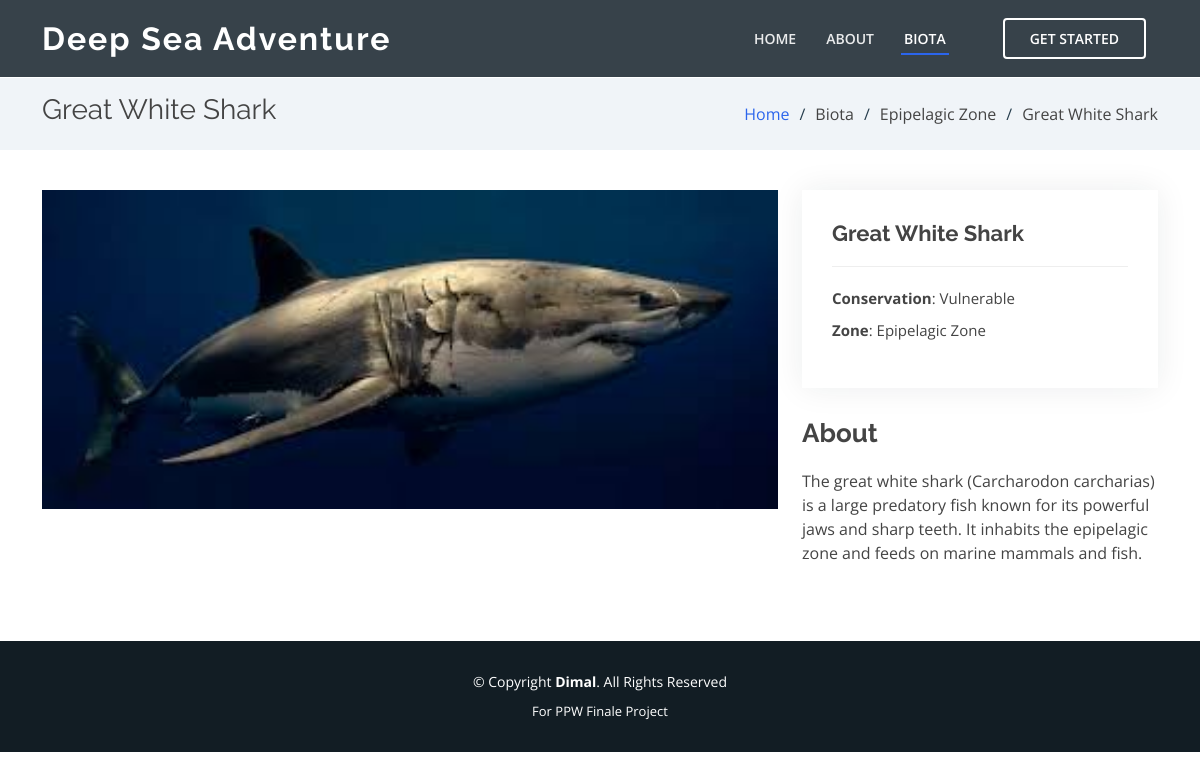
The page /animal.php?id=2 on the database its author committed.
### tables this page shows
CREATE TABLE `marine_biota` (
  `biota_id` int(11) NOT NULL,
  `biota_name` varchar(255) NOT NULL,
  `biota_description` text DEFAULT NULL,
  `depth_zone_id` int(11) DEFAULT NULL,
  `image_path` varchar(255) DEFAULT NULL,
  `conservation_status` varchar(50) DEFAULT NULL
);

CREATE TABLE `depth_zones` (
  `depth_zone_id` int(11) NOT NULL,
  `depth_zone_name` varchar(255) NOT NULL,
  `depth_zone_description` text DEFAULT NULL,
  `min_depth` float NOT NULL,
  `max_depth` float NOT NULL
);

### functions/functions.php (called while the page is built, shortened)
<?php
include_once "conn.php";
function getAnimal($id){
    global $mysql;
    $allData = [];
    $query = "SELECT m.*,d.depth_zone_name AS depth_name FROM marine_biota m JOIN depth_zones d ON m.depth_zone_id=d.depth_zone_id AND m.biota_id='$id'";
    $res = mysqli_query($mysql,$query);
    while($row=mysqli_fetch_assoc($res)){
        $allData[] = $row;
    }
    return $allData[0];
}

### animal.php (the view, shortened to what this page needs)
<?php
include_once "functions/functions.php";
$animal = getAnimal($_GET["id"]);
?>
<!DOCTYPE html>
<html lang="en">
<head>
  <link href="assets/vendor/aos/aos.css" rel="stylesheet">
  <link href="assets/vendor/bootstrap/css/bootstrap.min.css" rel="stylesheet">
  <link href="assets/vendor/bootstrap-icons/bootstrap-icons.css" rel="stylesheet">
  <link href="assets/vendor/boxicons/css/boxicons.min.css" rel="stylesheet">
  <link href="assets/vendor/glightbox/css/glightbox.min.css" rel="stylesheet">
  <link href="assets/vendor/remixicon/remixicon.css" rel="stylesheet">
  <link href="assets/vendor/swiper/swiper-bundle.min.css" rel="stylesheet">
  <link href="assets/css/style.css" rel="stylesheet">
</head>
<body>
  <header id="header" class="fixed-top header-inner-pages">
    <div class="container d-flex align-items-center justify-content-between">
      <h1 class="logo"><a href="./">Deep Sea Adventure</a></h1>
      <nav id="navbar" class="navbar">
        <ul>
          <li><a class="nav-link scrollto " href="./">Home</a></li>
          <li><a class="nav-link scrollto" href="./#about">About</a></li>
          <li><a class="nav-link scrollto active " href="./#portfolio">Biota</a></li>
          <li><a class="getstarted scrollto" href="quis/">
            <?php
            if(isset($_COOKIE["user_id"])){
              echo getName($_COOKIE["user_id"]);
            }else{
              echo "Get Started";
            }
            ?>
          </a></li>
        </ul>
      </nav>
    </div>
  </header>
  <main id="main">
    <section id="breadcrumbs" class="breadcrumbs">
      <div class="container">
        <div class="d-flex justify-content-between align-items-center">
          <h2><?=$animal["biota_name"]?></h2>
          <ol>
            <li><a href="./">Home</a></li>
            <li>Biota</li>
            <li><?=$animal["depth_name"]?></li>
            <li><?=$animal["biota_name"]?></li>
          </ol>
        </div>
      </div>
    </section>
    <section id="portfolio-details" class="portfolio-details">
      <div class="container">
        <div class="row gy-4">
          <div class="col-lg-8">
            <div class="portfolio-details-slider swiper">
              <div class="swiper-wrapper align-items-center">
                <div class="swiper-slide">
                  <img src="assets/<?=$animal["image_path"]?>" alt="">
                </div>
              </div>
            </div>
          </div>
          <div class="col-lg-4">
            <div class="portfolio-info">
              <h3><?=$animal['biota_name']?></h3>
              <ul>
                <li><strong>Conservation</strong>: <?=$animal["conservation_status"]?></li>
                <li><strong>Zone</strong>: <?=$animal["depth_name"]?></li>
              </ul>
            </div>
            <div class="portfolio-description">
              <h2>About</h2>
              <p>
              <?=$animal["biota_description"]?>
              </p>
            </div>
          </div>
        </div>
      </div>
    </section>
  </main>
  <footer id="footer">
    <div class="container">
      <div class="copyright">
        &copy; Copyright <strong><span>Dimal</span></strong>. All Rights Reserved
      </div>
      <div class="credits">
        For PPW Finale Project
      </div>
    </div>
  </footer>
</body>
</html>

### assets/css/style.css (style rules this page uses)
body { font-family: "Open Sans", sans-serif; color: #444444; }
a { color: #2B65EC; text-decoration: none; }
h1, h2, h3, h4, h5, h6 { font-family: "Raleway", sans-serif; }
#header { transition: all 0.5s; z-index: 997; padding: 20px 0; }
#header.header-scrolled, #header.header-inner-pages { background: rgba(21, 34, 43, 0.85); padding: 10px 0; }
#header .logo { font-size: 32px; margin: 0; padding: 0; line-height: 1; font-weight: 700; letter-spacing: 2px; }
#header .logo a { color: #fff; }
.navbar { padding: 0; }
.navbar ul { margin: 0; padding: 0; display: flex; list-style: none; align-items: center; }
.navbar li { position: relative; }
.navbar>ul>li { white-space: nowrap; padding: 8px 12px; }
.navbar a, .navbar a:focus { display: flex; align-items: center; position: relative; justify-content: space-between; padding: 0 3px; font-size: 14px; text-transform: uppercase; font-weight: 600; color: rgba(255, 255, 255, 0.9); white-space: nowrap; transition: 0.3s; }
.navbar>ul>li>a:before { content: ""; position: absolute; width: 100%; height: 2px; bottom: -6px; left: 0; background-color: #2B65EC; visibility: hidden; width: 0px; transition: all 0.3s ease-in-out 0s; }
.navbar a:hover:before, .navbar li:hover>a:before, .navbar .active:before { visibility: visible; width: 100%; }
.navbar a:hover, .navbar .active, .navbar .active:focus, .navbar li:hover>a { color: #fff; }
.navbar .getstarted, .navbar .getstarted:focus { padding: 8px 25px; margin-left: 30px; border-radius: 4px; color: #fff; border: 2px solid #fff; }
.navbar>ul>li>.getstarted:before { visibility: hidden; }
section { padding: 60px 0; overflow: hidden; }
.portfolio-details { padding-top: 40px; }
.portfolio-details .portfolio-details-slider img { width: 100%; }
.portfolio-details .portfolio-info { padding: 30px; box-shadow: 0px 0 30px rgba(21, 34, 43, 0.08); }
.portfolio-details .portfolio-info h3 { font-size: 22px; font-weight: 700; margin-bottom: 20px; padding-bottom: 20px; border-bottom: 1px solid #eee; }
.portfolio-details .portfolio-info ul { list-style: none; padding: 0; font-size: 15px; }
.portfolio-details .portfolio-info ul li+li { margin-top: 10px; }
.portfolio-details .portfolio-description { padding-top: 30px; }
.portfolio-details .portfolio-description h2 { font-size: 26px; font-weight: 700; margin-bottom: 20px; }
.portfolio-details .portfolio-description p { padding: 0; }
.breadcrumbs { padding: 15px 0; background: #f0f4f8; min-height: 40px; margin-top: 78px; }
.breadcrumbs h2 { font-size: 28px; font-weight: 400; }
.breadcrumbs ol { display: flex; flex-wrap: wrap; list-style: none; padding: 0; margin: 0; }
.breadcrumbs ol li+li { padding-left: 10px; }
.breadcrumbs ol li+li::before { display: inline-block; padding-right: 10px; color: #263d4d; content: "/"; }
#footer { background: #121d24; padding: 0 0 30px 0; color: #fff; font-size: 14px; }
#footer .copyright { text-align: center; padding-top: 30px; }
#footer .credits { padding-top: 10px; text-align: center; font-size: 13px; color: #fff; }

### rows shown on the page
marine_biota: biota_name "Great White Shark", depth_zone.depth_zone_name "Epipelagic Zone", image_path (picture), conservation_status "Vulnerable", biota_description "The great white shark (Carcharodon carcharias) is a large predatory fish known for its powerful jaws and sharp teeth. It inhabits the epipelagic zone and feeds on marine mammals and fish."
